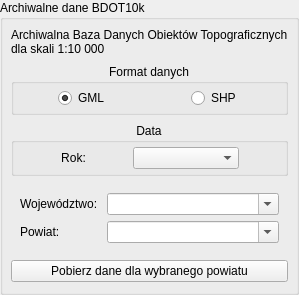
         <widget class="QgsCollapsibleGroupBox" name="archiwalne_bdot_groupBox">
          <property name="enabled">
           <bool>true</bool>
          </property>
          <property name="mouseTracking">
           <bool>true</bool>
          </property>
          <property name="contextMenuPolicy">
           <enum>Qt::DefaultContextMenu</enum>
          </property>
          <property name="acceptDrops">
           <bool>false</bool>
          </property>
          <property name="toolTip">
           <string />
          </property>
          <property name="inputMethodHints">
           <set>Qt::ImhNone</set>
          </property>
          <property name="title">
           <string extracomment="cdferfvre">Archiwalne dane BDOT10k</string>
          </property>
          <property name="collapsed">
           <bool>true</bool>
          </property>
          <property name="saveCollapsedState">
           <bool>false</bool>
          </property>
          <layout class="QVBoxLayout" name="verticalLayout_20">
           <property name="leftMargin">
            <number>8</number>
           </property>
           <property name="topMargin">
            <number>8</number>
           </property>
           <property name="rightMargin">
            <number>8</number>
           </property>
           <property name="bottomMargin">
            <number>10</number>
           </property>
           <property name="spacing">
            <number>8</number>
           </property>
           <item>
            <widget class="QLabel" name="label_53">
             <property name="text">
              <string>Archiwalna Baza Danych Obiektów Topograficznych dla skali 1:10 000</string>
             </property>
             <property name="role" stdset="0">
              <string notr="true">hint</string>
             </property>
             <property name="wordWrap">
              <bool>true</bool>
             </property>
            </widget>
           </item>
           <item>
            <widget class="QGroupBox" name="groupBox_6">
             <property name="title">
              <string>Format danych</string>
             </property>
             <property name="alignment">
              <set>Qt::AlignHCenter|Qt::AlignTop</set>
             </property>
             <layout class="QHBoxLayout" name="horizontalLayout_7">
              <property name="leftMargin">
               <number>6</number>
              </property>
              <property name="topMargin">
               <number>4</number>
              </property>
              <property name="rightMargin">
               <number>6</number>
              </property>
              <property name="bottomMargin">
               <number>4</number>
              </property>
              <item alignment="Qt::AlignHCenter">
               <widget class="QRadioButton" name="archiwalne_bdot_gml_rdbtn">
                <property name="text">
                 <string>GML</string>
                </property>
                <property name="checked">
                 <bool>true</bool>
                </property>
               </widget>
              </item>
              <item alignment="Qt::AlignHCenter">
               <widget class="QRadioButton" name="archiwalne_bdot_shp_rdbtn">
                <property name="enabled">
                 <bool>true</bool>
                </property>
                <property name="text">
                 <string>SHP</string>
                </property>
               </widget>
              </item>
             </layout>
            </widget>
           </item>
           <item>
            <widget class="QGroupBox" name="groupBox_15">
             <property name="title">
              <string>Data</string>
             </property>
             <property name="alignment">
              <set>Qt::AlignHCenter|Qt::AlignTop</set>
             </property>
             <layout class="QHBoxLayout" name="horizontalLayout_16">
              <property name="leftMargin">
               <number>6</number>
              </property>
              <property name="topMargin">
               <number>4</number>
              </property>
              <property name="rightMargin">
               <number>6</number>
              </property>
              <property name="bottomMargin">
               <number>4</number>
              </property>
              <item>
               <spacer name="horizontalSpacer_5">
                <property name="orientation">
                 <enum>Qt::Horizontal</enum>
                </property>
                <property name="sizeType">
                 <enum>QSizePolicy::Preferred</enum>
                </property>
                <property name="sizeHint" stdset="0">
                 <size>
                  <width>0</width>
                  <height>0</height>
                 </size>
                </property>
               </spacer>
              </item>
              <item>
               <widget class="QLabel" name="label_37">
                <property name="sizePolicy">
                 <sizepolicy hsizetype="Preferred" vsizetype="Preferred">
                  <horstretch>0</horstretch>
                  <verstretch>0</verstretch>
                 </sizepolicy>
                </property>
                <property name="text">
                 <string>Rok:</string>
                </property>
                <property name="alignment">
                 <set>Qt::AlignCenter</set>
                </property>
               </widget>
              </item>
              <item>
               <widget class="QComboBox" name="archiwalne_bdot_dateEdit_comboBox" />
              </item>
              <item>
               <spacer name="horizontalSpacer_6">
                <property name="orientation">
                 <enum>Qt::Horizontal</enum>
                </property>
                <property name="sizeType">
                 <enum>QSizePolicy::Preferred</enum>
                </property>
                <property name="sizeHint" stdset="0">
                 <size>
                  <width>40</width>
                  <height>20</height>
                 </size>
                </property>
               </spacer>
              </item>
             </layout>
            </widget>
           </item>
           <item>
            <widget class="QWidget" name="widget_6" native="true">
             <layout class="QFormLayout" name="formLayout_5">
              <item row="0" column="0">
               <widget class="QLabel" name="label_35">
                <property name="text">
                 <string>Województwo: </string>
                </property>
               </widget>
              </item>
              <item row="0" column="1">
               <widget class="QComboBox" name="archiwalne_wojewodztwo_cmbbx">
                <property name="editable">
                 <bool>true</bool>
                </property>
                <property name="maxVisibleItems">
                 <number>10</number>
                </property>
                <item>
                 <property name="text">
                  <string />
                 </property>
                </item>
               </widget>
              </item>
              <item row="1" column="0">
               <widget class="QLabel" name="label_36">
                <property name="text">
                 <string>Powiat: </string>
                </property>
               </widget>
              </item>
              <item row="1" column="1">
               <widget class="QComboBox" name="archiwalne_powiat_cmbbx">
                <property name="editable">
                 <bool>true</bool>
                </property>
               </widget>
              </item>
             </layout>
            </widget>
           </item>
           <item>
            <widget class="QPushButton" name="archiwalne_bdot_selected_powiat_btn">
             <property name="text">
              <string>Pobierz dane dla wybranego powiatu</string>
             </property>
             <property name="cursor">
              <cursorShape>PointingHandCursor</cursorShape>
             </property>
             <property name="icon">
              <iconset>
               <normaloff>../images/download.svg</normaloff>../images/download.svg</iconset>
             </property>
             <property name="role" stdset="0">
              <string notr="true">primary</string>
             </property>
            </widget>
           </item>
          </layout>
         </widget>
